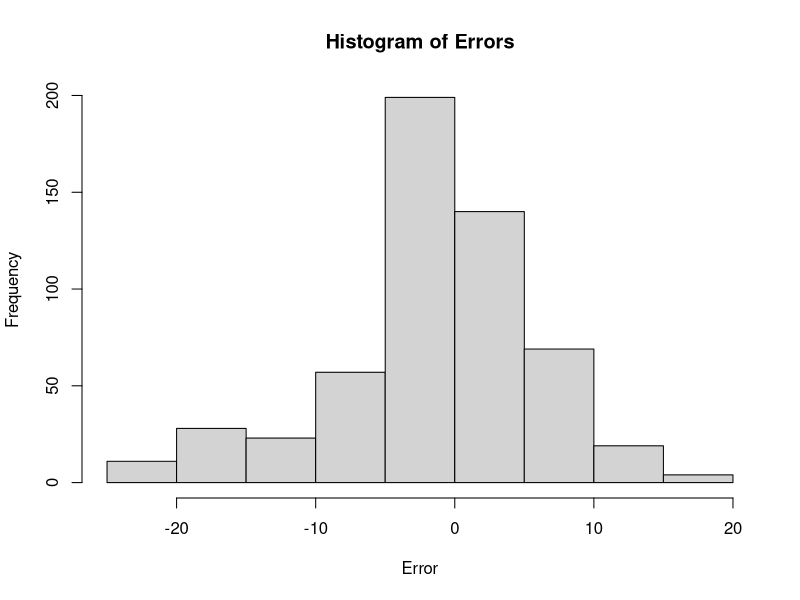
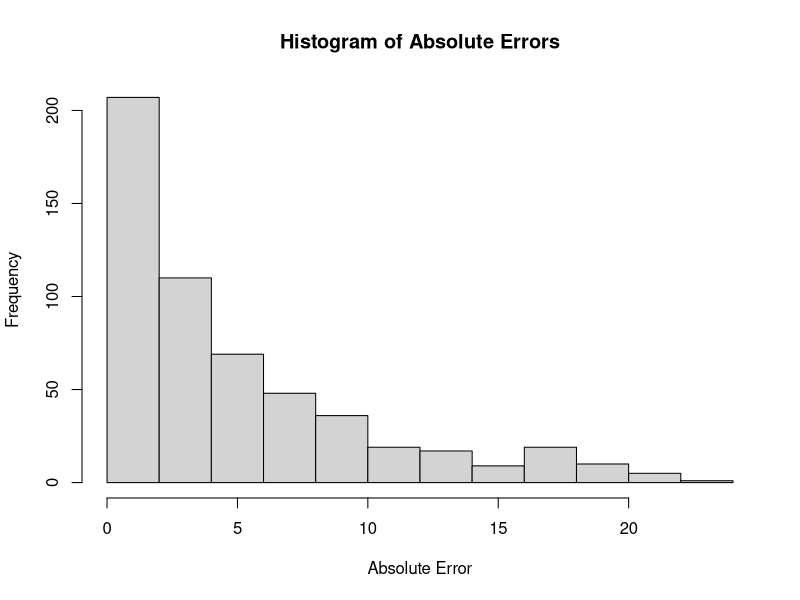
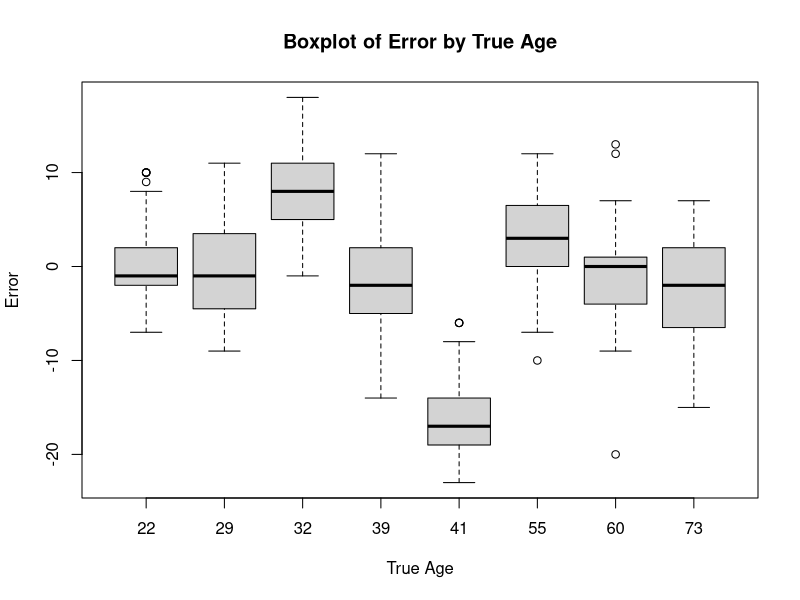
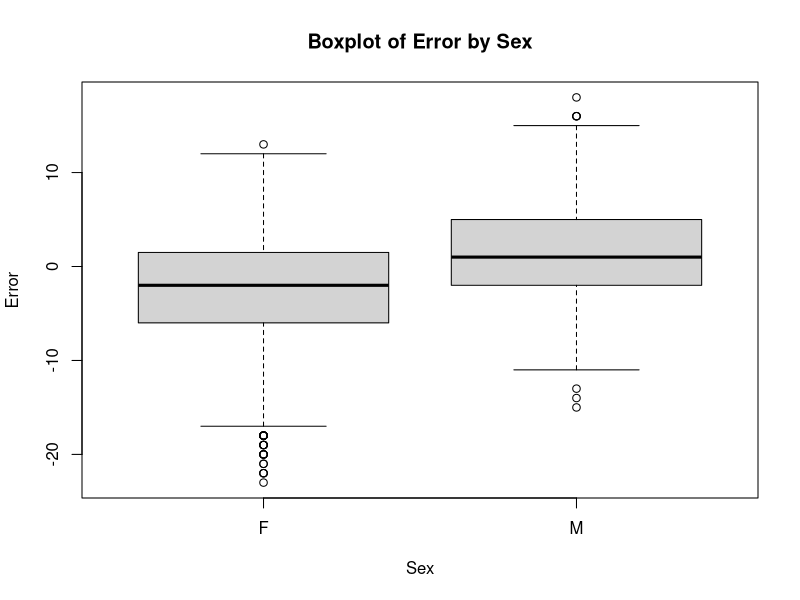
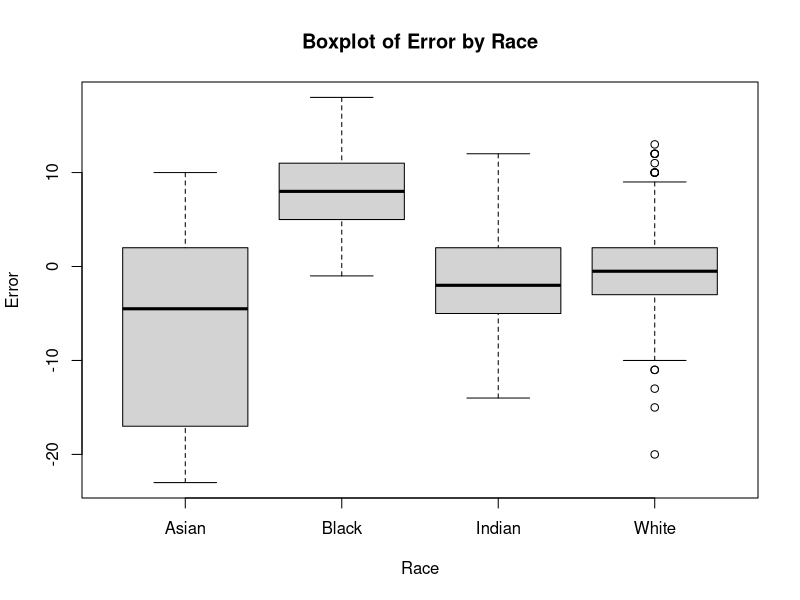
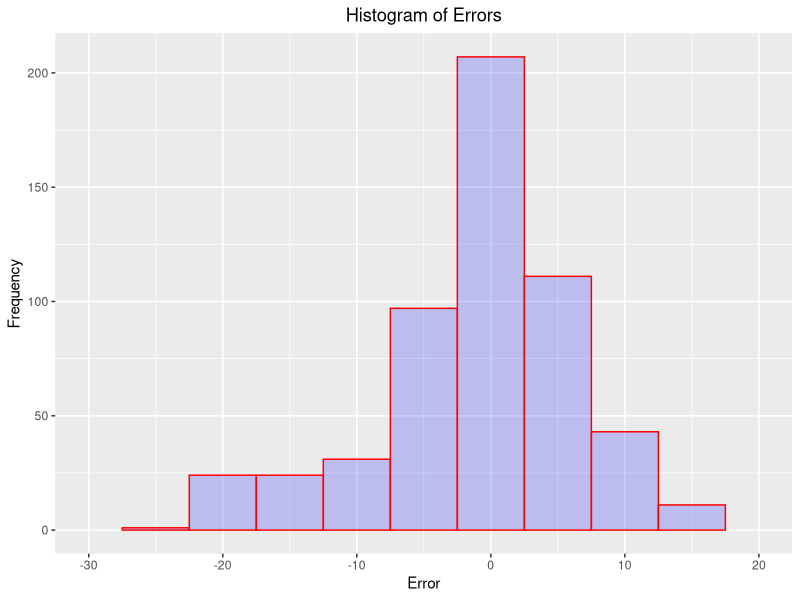
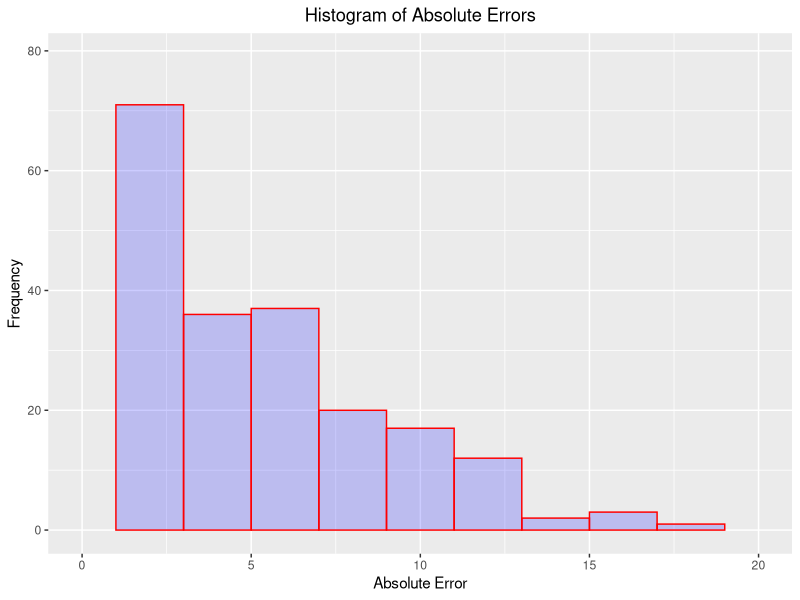
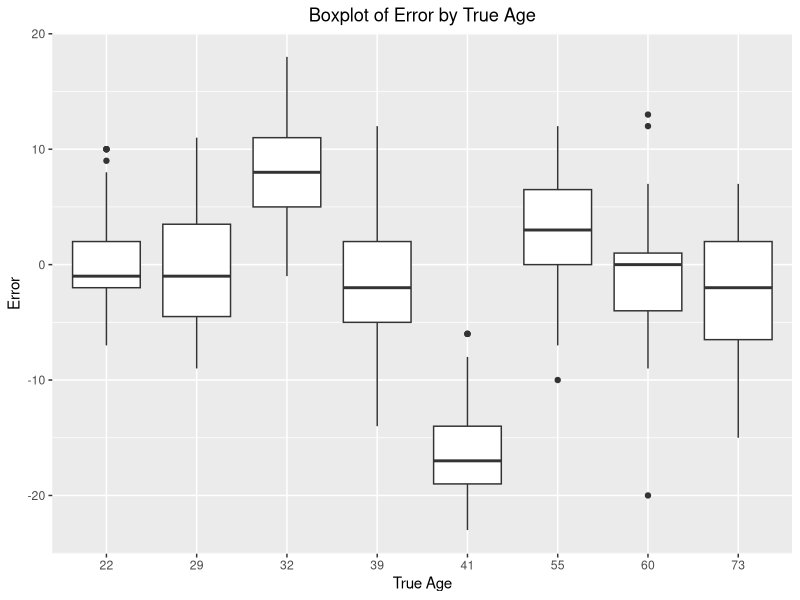

Recreate these plots in R, in order.
install.packages("ggplot2")
library("ggplot2")
theme_update(plot.title = element_text(hjust = 0.5))
guesses = read.csv("2019_project_data.csv", head=T)
head(guesses)
summary(guesses[,-c(1,4)])
hist(guesses$error, xlab = "Error", ylab = "Frequency", main = "Histogram of Errors")
hist(guesses$abs_error, xlab = "Absolute Error", ylab = "Frequency", main = "Histogram of Absolute Errors")
round(tapply(X=guesses$error, INDEX=guesses$tru_age, FUN = mean), 3)
round(tapply(X=guesses$error, INDEX=guesses$tru_age, FUN = var), 3)
round(tapply(X=guesses$error, INDEX = guesses$sex, FUN = mean), 3)
tapply(X = guesses$error, INDEX = guesses$race, FUN = mean)
tapply(X = guesses$error, INDEX = guesses$race, FUN = var)
boxplot(error ~ tru_age, data = guesses, main = "Boxplot of Error by True Age", xlab = "True Age", ylab = "Error")
boxplot(error ~ sex, data = guesses, main = "Boxplot of Error by Sex", xlab = "Sex", ylab = "Error")
boxplot(error ~ race, data = guesses, main = "Boxplot of Error by Race", xlab = "Race", ylab = "Error")

#ggplot2 versions
qplot(guesses$error,
      geom="histogram",
      binwidth = 5,  
      main = "Histogram of Errors", 
      xlab = "Error", 
      ylab = "Frequency",
      fill=I("blue"), 
      col=I("red"), 
      alpha=I(.2),
      xlim=c(-30,20))

qplot(guesses$error,
      geom="histogram",
      binwidth = 2,  
      main = "Histogram of Absolute Errors", 
      xlab = "Absolute Error", 
      ylab = "Frequency",
      fill=I("blue"), 
      col=I("red"), 
      alpha=I(.2),
      xlim=c(0, 20))

ggplot(guesses, aes(x=factor(tru_age), y=error, group=tru_age)) + 
  geom_boxplot() +
  scale_x_discrete("True Age", labels = guesses$tru_age, breaks = guesses$tru_age) +
  ylab("Error") +
  ggtitle("Boxplot of Error by True Age")

ggplot(guesses, aes(x=factor(sex), y=error, group=sex)) + 
  geom_boxplot() +
  scale_x_discrete("Sex", labels = guesses$sex, breaks = guesses$sex) +
  ylab("Error") +
  ggtitle("Boxplot of Error by Sex")

ggplot(guesses, aes(x=factor(race), y=error, group=race)) + 
  geom_boxplot() +
  scale_x_discrete("Race", labels = guesses$race, breaks = guesses$race) +
  ylab("Error") +
  ggtitle("Boxplot of Error by Race")

asians = guesses[guesses$race == 'Asian',]
whites = guesses[guesses$race == 'White',]
asians_error = asians$error
whites_error = whites$error
t.test(asians_error, whites_error, var.equal = FALSE, alternative = "less")